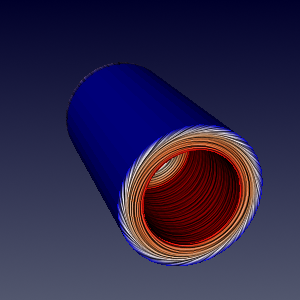

Write the Python code that produced this figure.
#!/usr/bin/env python

# Test vtkCompositeSurfaceLICMapper: SurfaceLICCurvedContrastEnhancedColorMappedSmallGrain.

import vtkmodules.vtkInteractionStyle  # noqa: F401
import vtkmodules.vtkRenderingOpenGL2  # noqa: F401

import math
import os

from vtkmodules.vtkCommonCore import vtkFloatArray
from vtkmodules.vtkCommonDataModel import vtkDataObject
from vtkmodules.vtkIOXML import vtkXMLPolyDataReader
from vtkmodules.vtkRenderingCore import (
    vtkActor,
    vtkDiscretizableColorTransferFunction,
    vtkRenderWindow,
    vtkRenderWindowInteractor,
    vtkRenderer,
)
from vtkmodules.vtkRenderingLICOpenGL2 import (
    vtkCompositeSurfaceLICMapper,
    vtkSurfaceLICInterface,
)

# Read data
data_dir = os.environ.get("VPE_DATA_DIR", os.path.dirname(os.path.abspath(__file__)))
reader = vtkXMLPolyDataReader()
reader.SetFileName(os.path.join(data_dir, "disk_out_ref_surface.vtp"))
reader.Update()
data_obj = reader.GetOutputDataObject(0)

# Mapper
lic_mapper = vtkCompositeSurfaceLICMapper()
lic_mapper.SetInputArrayToProcess(
    0, 0, 0, vtkDataObject.FIELD_ASSOCIATION_POINTS_THEN_CELLS, "V")
lic_mapper.SetInputDataObject(data_obj)

# Compute vector magnitude for coloring
mag_range = [float("inf"), float("-inf")]
mag_name = None
if hasattr(data_obj, "NewIterator"):
    it = data_obj.NewIterator()
    it.InitTraversal()
    while not it.IsDoneWithTraversal():
        ds = it.GetCurrentDataObject()
        if ds and ds.GetNumberOfCells() > 0:
            v = ds.GetPointData().GetArray("V")
            if v is not None:
                mag = vtkFloatArray()
                mag.SetName("magV")
                mag.SetNumberOfTuples(v.GetNumberOfTuples())
                for j in range(v.GetNumberOfTuples()):
                    s = sum(v.GetComponent(j, c) ** 2 for c in range(v.GetNumberOfComponents()))
                    mag.SetValue(j, math.sqrt(s))
                ds.GetPointData().SetScalars(mag)
                mag_name = mag.GetName()
                r = mag.GetRange()
                mag_range[0] = min(mag_range[0], r[0])
                mag_range[1] = max(mag_range[1], r[1])
        it.GoToNextItem()
else:
    if data_obj.GetNumberOfCells() > 0:
        v = data_obj.GetPointData().GetArray("V")
        if v is not None:
            mag = vtkFloatArray()
            mag.SetName("magV")
            mag.SetNumberOfTuples(v.GetNumberOfTuples())
            for j in range(v.GetNumberOfTuples()):
                s = sum(v.GetComponent(j, c) ** 2 for c in range(v.GetNumberOfComponents()))
                mag.SetValue(j, math.sqrt(s))
            data_obj.GetPointData().SetScalars(mag)
            mag_name = mag.GetName()
            r = mag.GetRange()
            mag_range = [r[0], r[1]]

lut = vtkDiscretizableColorTransferFunction()
lut.SetColorSpaceToRGB()
lut.AddRGBPoint(mag_range[0], 0.0, 0.0, 1.0)
lut.AddRGBPoint(mag_range[1], 1.0, 0.0, 0.0)
lut.SetColorSpaceToDiverging()
lut.Build()
lut.SetDiscretize(True)
lut.SetNumberOfValues(256)
lic_mapper.SetLookupTable(lut)
lic_mapper.SetScalarModeToUsePointData()
lic_mapper.SetScalarVisibility(1)
lic_mapper.SelectColorArray(mag_name)
lic_mapper.SetUseLookupTableScalarRange(1)
lic_mapper.SetScalarModeToUsePointFieldData()
lic_mapper.SetInterpolateScalarsBeforeMapping(0)

# LIC interface parameters
lic_interface = lic_mapper.GetLICInterface()
lic_interface.SetNumberOfSteps(40)
lic_interface.SetStepSize(0.4)
lic_interface.SetEnhancedLIC(1)
lic_interface.SetNormalizeVectors(1)
lic_interface.SetGenerateNoiseTexture(1)
lic_interface.SetNoiseType(1)
lic_interface.SetNoiseTextureSize(200)
lic_interface.SetNoiseGrainSize(1)
lic_interface.SetMinNoiseValue(0.0)
lic_interface.SetMaxNoiseValue(1.0)
lic_interface.SetNumberOfNoiseLevels(1024)
lic_interface.SetImpulseNoiseProbability(1.0)
lic_interface.SetImpulseNoiseBackgroundValue(0.0)
lic_interface.SetNoiseGeneratorSeed(1)
lic_interface.SetEnhanceContrast(4)
lic_interface.SetLowLICContrastEnhancementFactor(0.0)
lic_interface.SetHighLICContrastEnhancementFactor(0.0)
lic_interface.SetLowColorContrastEnhancementFactor(0.0)
lic_interface.SetHighColorContrastEnhancementFactor(0.0)
lic_interface.SetAntiAlias(0)
lic_interface.SetColorMode(1)
lic_interface.SetLICIntensity(0.8)
lic_interface.SetMapModeBias(0.0)
lic_interface.SetMaskOnSurface(0)
lic_interface.SetMaskThreshold(0.0)
lic_interface.SetMaskIntensity(0.0)
lic_interface.SetMaskColor([1.0, 0.0, 0.84705])

# Actor
lic_actor = vtkActor()
lic_actor.SetMapper(lic_mapper)

# Renderer
renderer = vtkRenderer()
renderer.AddActor(lic_actor)
renderer.SetBackground(0.3216, 0.3412, 0.4314)
renderer.SetBackground2(0.0, 0.0, 0.1647)
renderer.GradientBackgroundOn()

# Render window
render_window = vtkRenderWindow()
render_window.SetSize(300, 300)
render_window.AddRenderer(renderer)
render_window.SetWindowName("surface lic curved contrast enhanced color mapped small grain")

# Interactor
interactor = vtkRenderWindowInteractor()
interactor.SetRenderWindow(render_window)

# Functional render for OpenGL context check
render_window.Render()

if not vtkSurfaceLICInterface.IsSupported(render_window):
    print("WARNING: Surface LIC not supported, skipping.")
else:
    # Scene
    camera = renderer.GetActiveCamera()
    camera.SetFocalPoint(-1.88, -0.98, -1.04)
    camera.SetPosition(13.64, 4.27, -31.59)
    camera.SetViewAngle(30)
    camera.SetViewUp(0.41, 0.83, 0.35)
    renderer.ResetCamera()

    interactor.Initialize()
    interactor.Start()
